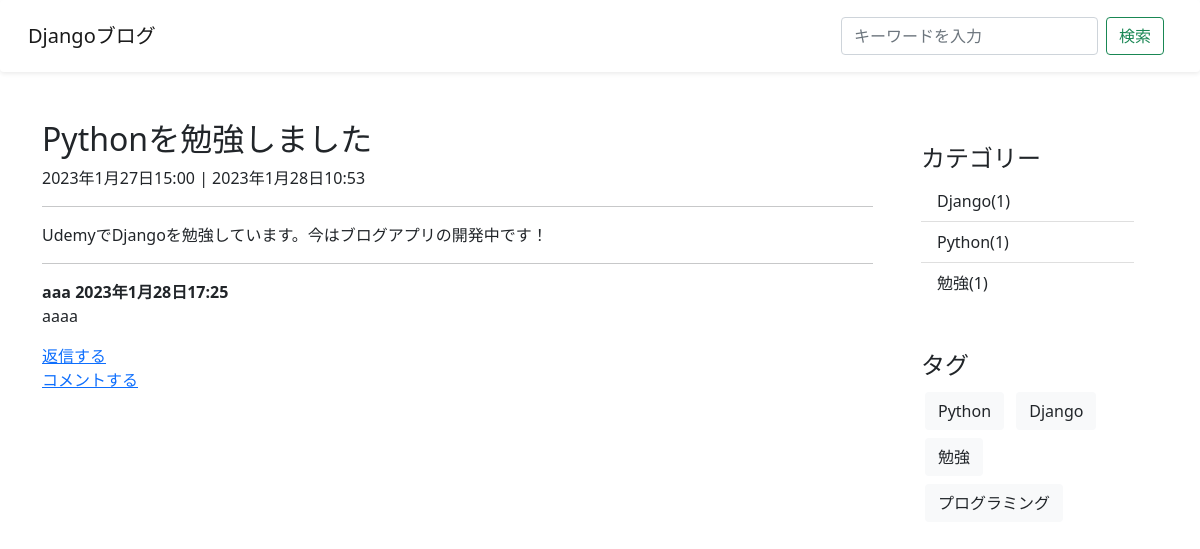
/post/1, run on the app's committed database.
### blog/models.py (models this page shows, shortened)
class Post(models.Model):
    title = models.CharField(verbose_name="タイトル", max_length=200)
    content = MarkdownxField(verbose_name="本文")
    image = models.ImageField(verbose_name="画像", upload_to='uploads/', null=True, blank=True)
    created_at = models.DateTimeField(verbose_name="作成日", auto_now_add=True)
    updated_at = models.DateTimeField(verbose_name="更新日", auto_now=True)
    is_published = models.BooleanField(verbose_name="公開設定", default=False)
    category = models.ForeignKey(Category, verbose_name="カテゴリー", on_delete=models.PROTECT, null=True, blank=True)
    tag = models.ManyToManyField(Tag, verbose_name="タグ", blank=True)
    class Meta:
        verbose_name = "記事"
        verbose_name_plural = "記事"

class Comment(models.Model):
    name = models.CharField(verbose_name="名前", max_length=100)
    text = models.TextField(verbose_name="本文")
    created_at = models.DateTimeField(verbose_name="作成日", auto_now_add=True)
    post = models.ForeignKey(Post, verbose_name="記事", on_delete=models.CASCADE)
    class Meta:
        verbose_name = "コメント"
        verbose_name_plural = "コメント"

class Category(models.Model):
    name = models.CharField(verbose_name="カテゴリー", max_length=255)
    slug = models.SlugField(verbose_name="URL", unique=True)
    class Meta:
        verbose_name = "カテゴリー"
        verbose_name_plural = "カテゴリー"

class Tag(models.Model):
    name = models.CharField(verbose_name="タグ", max_length=255)
    slug = models.SlugField(verbose_name="URL", unique=True)
    class Meta:
        verbose_name = "タグ"
        verbose_name_plural = "タグ"

### blog/views.py (the view)
# urls.py: path('post/<int:pk>', PostDetailView.as_view(), name='post-detail'),
class PostDetailView(DetailView):
    model = Post
    template_name = "blog/post_detail.html"
    def get_object(self, queryset=None):
        post = super().get_object(queryset) #ここで詳細記事を返している
        if post.is_published or self.request.user.is_authenticated:
            return post
        else:
            raise Http404

### blog/context_processors.py (called while the page is built)
def common(request):
    context = {
        "categories": Category.objects.annotate(
          count=Count("post", Q(post__is_published=True))
        ),
        "tags": Tag.objects.all
    }
    return context

### blog/templates/blog/post_detail.html
{% extends 'blog/base.html' %}
{% block content %}
  <div class="row">
    <div class="col-9">
      <div class="article-area">
        <h2>{{ post.title }}</h2>
        <p>{{ post.created_at }} | {{ post.updated_at }}</p>
        <hr>
        <p>{{ post.content }}</p>
      </div>
      {% include 'blog/snippets/comments.html'%}
      <a href="{% url 'comment' post.pk %}">コメントする</a>
    </div>
    <div class="col-3">
      {% include "blog/snippets/sidebar.html" %}
    </div>
  </div>
{% endblock %}

### blog/templates/blog/snippets/comments.html (shortened to what this page needs)
<hr>
{% for comment in post.comment_set.all %}
  <div class="comment">
    <b>{{ comment.name }} {{ comment.created_at }}</b>
    <p>{{ comment.text }}</p>
    <a href="{% url 'reply' comment.pk %}">返信する</a>
  </div>
{% endfor %}

### blog/templates/blog/snippets/sidebar.html
<div class="p-4 category">
  <h4>カテゴリー</h4>
  <ul class="list-group list-group-flush">
    {% for category in categories %}
      {% if category.count > 0 %}
        <li class="list-group-item">
          <a href="{% url 'category-post-list' category.slug %}">
            {{ category.name }}({{ category.count }})
          </a>
        </li>
      {% endif %}
    {% endfor %}
  </ul>
</div>
<div class="p-4">
  <h4>タグ</h4>
  {% for tag in tags %}
      <a class="btn bg-light text-dark m-1" href="{% url 'tag-post-list' tag.slug %}">
        {{ tag.name }}
      </a>
  {% endfor %}
</div>

### blog/static/blog/css/style.css (style rules this page uses)
div.category > ul > li a { color: #212529; text-decoration: none; }

### data on the page
Post: title "Pythonを勉強しました", created_at "2023年1月27日15:00", updated_at "2023年1月28日10:53", content "UdemyでDjangoを勉強しています。今はブログアプリの開発中です！"
Comment: name "aaa", created_at "2023年1月28日17:25", text "aaaa"
Category: name "Django", count "1"
Category: name "Python", count "1"
Category: name "勉強", count "1"
Tag: name "Python"
Tag: name "Django"
Tag: name "勉強"
Tag: name "プログラミング"
